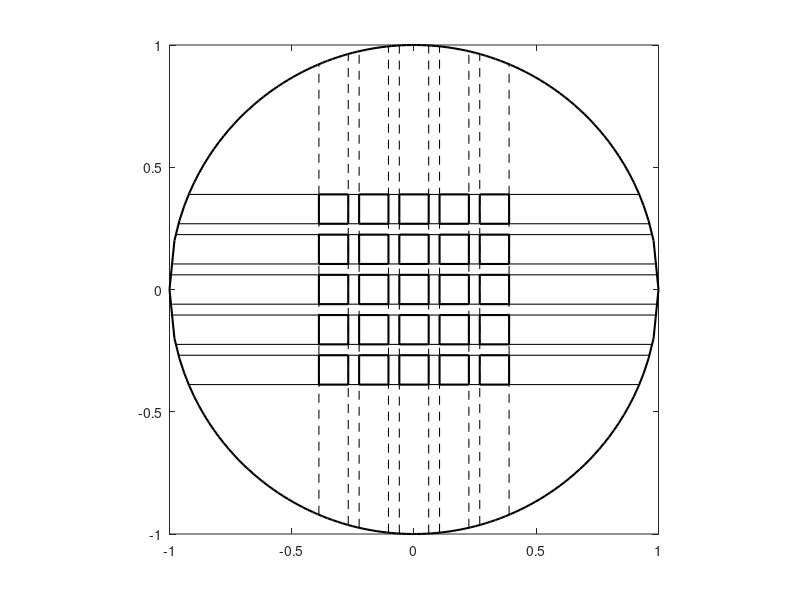

Here is the MATLAB script that generated this plot:
% clear all
close all
clc

% Parameters for electrodes creation
lineWidth = 1.5;
MaxRad = 1;
EfectiveSurfFact = 0.55;
ElectGrid = 5;
ElectWidth = 0.12;
ElectCorner00 = EfectiveSurfFact*MaxRad/sqrt(2);
ElectSpace = (EfectiveSurfFact*MaxRad/sqrt(2)-ElectWidth...
                + EfectiveSurfFact*MaxRad/sqrt(2))/(ElectGrid-1);

% Array where each row is an electrode in format (x1 x2 y1 y2)
ElectCorners = zeros(ElectGrid^2,4);
for k = 1:ElectGrid  % These are the rows
    for l = 1:ElectGrid % These are the columns
        ElectCorners(l+(k-1)*ElectGrid,1) = -ElectCorner00            + (l-1)*ElectSpace;
        ElectCorners(l+(k-1)*ElectGrid,2) = -ElectCorner00+ElectWidth + (l-1)*ElectSpace;
        ElectCorners(l+(k-1)*ElectGrid,3) =  ElectCorner00-ElectWidth - (k-1)*ElectSpace;
        ElectCorners(l+(k-1)*ElectGrid,4) =  ElectCorner00            - (k-1)*ElectSpace;
        plot([ElectCorners(l+(k-1)*ElectGrid,1),...
                    ElectCorners(l+(k-1)*ElectGrid,2)],...
                [ElectCorners(l+(k-1)*ElectGrid,3),...
                    ElectCorners(l+(k-1)*ElectGrid,3)],...
                'k','linewidth',lineWidth); hold on;
        plot([ElectCorners(l+(k-1)*ElectGrid,2),...
                    ElectCorners(l+(k-1)*ElectGrid,2)],...
                [ElectCorners(l+(k-1)*ElectGrid,3),...
                    ElectCorners(l+(k-1)*ElectGrid,4)],...
                'k','linewidth',lineWidth); hold on;
        plot([ElectCorners(l+(k-1)*ElectGrid,2),...
                    ElectCorners(l+(k-1)*ElectGrid,1)],...
                [ElectCorners(l+(k-1)*ElectGrid,4),...
                    ElectCorners(l+(k-1)*ElectGrid,4)],...
                'k','linewidth',lineWidth); hold on;
        plot([ElectCorners(l+(k-1)*ElectGrid,1),...
                    ElectCorners(l+(k-1)*ElectGrid,1)],...
                [ElectCorners(l+(k-1)*ElectGrid,4),...
                    ElectCorners(l+(k-1)*ElectGrid,3)],...
                'k','linewidth',lineWidth); hold on;
        if k == 1
            plot([ElectCorners(l+(k-1)*ElectGrid,2),...
                    ElectCorners(l+(k-1)*ElectGrid,2)],...
                [-1,1]*(sqrt( 1-ElectCorners(l+(k-1)*ElectGrid,2)^2 )),...
                '--k','linewidth',0.5*lineWidth); hold on;
            plot([ElectCorners(l+(k-1)*ElectGrid,1),...
                    ElectCorners(l+(k-1)*ElectGrid,1)],...
                [-1,1]*(sqrt( 1-ElectCorners(l+(k-1)*ElectGrid,1)^2 )),...
                '--k','linewidth',0.5*lineWidth); hold on;
        end
    end
    plot([-1,1]*(sqrt( 1-ElectCorners(l+(k-1)*ElectGrid,3)^2 )),...
    [ElectCorners(l+(k-1)*ElectGrid,3),...
        ElectCorners(l+(k-1)*ElectGrid,3)],...
    'k','linewidth',0.5*lineWidth); hold on;
    plot([-1,1]*(sqrt( 1-ElectCorners(l+(k-1)*ElectGrid,4)^2 )),...
    [ElectCorners(l+(k-1)*ElectGrid,4),...
        ElectCorners(l+(k-1)*ElectGrid,4)],...
    'k','linewidth',0.5*lineWidth); hold on;
end
x = linspace(-MaxRad,MaxRad,100);
plot(x,sqrt(MaxRad^2-x.^2),'k','linewidth',lineWidth); hold on;
plot(x,-sqrt(MaxRad^2-x.^2),'k','linewidth',lineWidth); hold on;
axis square

%%%%%%%%%%%%%%%%%%%%%%%%%%%%%%%%%%%%%%%%%%%%%%%%%%%%%%%%%%%%%%%%%%%%%%%%%%%

% Parameters for computation and saving of influence functions
% a = 1;
% T = 1;
MirrorGridSize = 100;
mirrorXLim = [-MaxRad, MaxRad];
mirrorYLim = [-MaxRad, MaxRad];
mirrorXIsoLine = linspace(mirrorXLim(1),mirrorXLim(2),MirrorGridSize);
mirrorYIsoLine = linspace(mirrorYLim(1),mirrorYLim(2),MirrorGridSize);
[mirrorXGrid,mirrorYGrid] = meshgrid(mirrorXIsoLine,mirrorYIsoLine);

% Creates mirror mask
MirrorMask = mirrorXGrid.^2 + mirrorYGrid.^2 <= MaxRad^2*ones(MirrorGridSize,MirrorGridSize);

% for j=1:MirrorGridSize
%     for i=1:MirrorGridSize
%         % Validates that point is inside the mirror
%         if( MirrorMask(i,j) == 1)
%             plot(mirrorXGrid(i,j),mirrorYGrid(i,j),'*b'); hold on;
%             drawnow limitrate
%         end
%     end
% end
